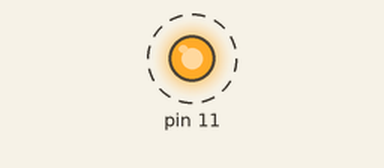
Simulated run of this program. Board: Raspberry Pi (header pin numbers). On the bench: output pins drawn as LEDs (lit = HIGH). Dashed ring = blinking. What the program prints to the terminal is not drawn.

Above: at 0.02 s.
Timing chart, 0 to 3.0 s (numbered marks = the images above):
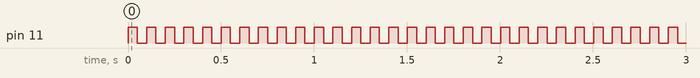

The program:

led_flash.py
```python
import RPi.GPIO as GPIO
from time import sleep

GPIO.setmode(GPIO.BOARD)
mode = GPIO.getmode()

GPIO.setup(11, GPIO.OUT)

i = 0
try:
    while True:
        GPIO.output(11,1)
        sleep(0.05)
        GPIO.output(11,0)
        sleep(0.05)
        print(f'flash {i}')
        i += 1

except KeyboardInterrupt:
    GPIO.cleanup()
```

Measured:
- by itself, pin 11: alternates HIGH for 0.05 s and LOW for 0.05 s
